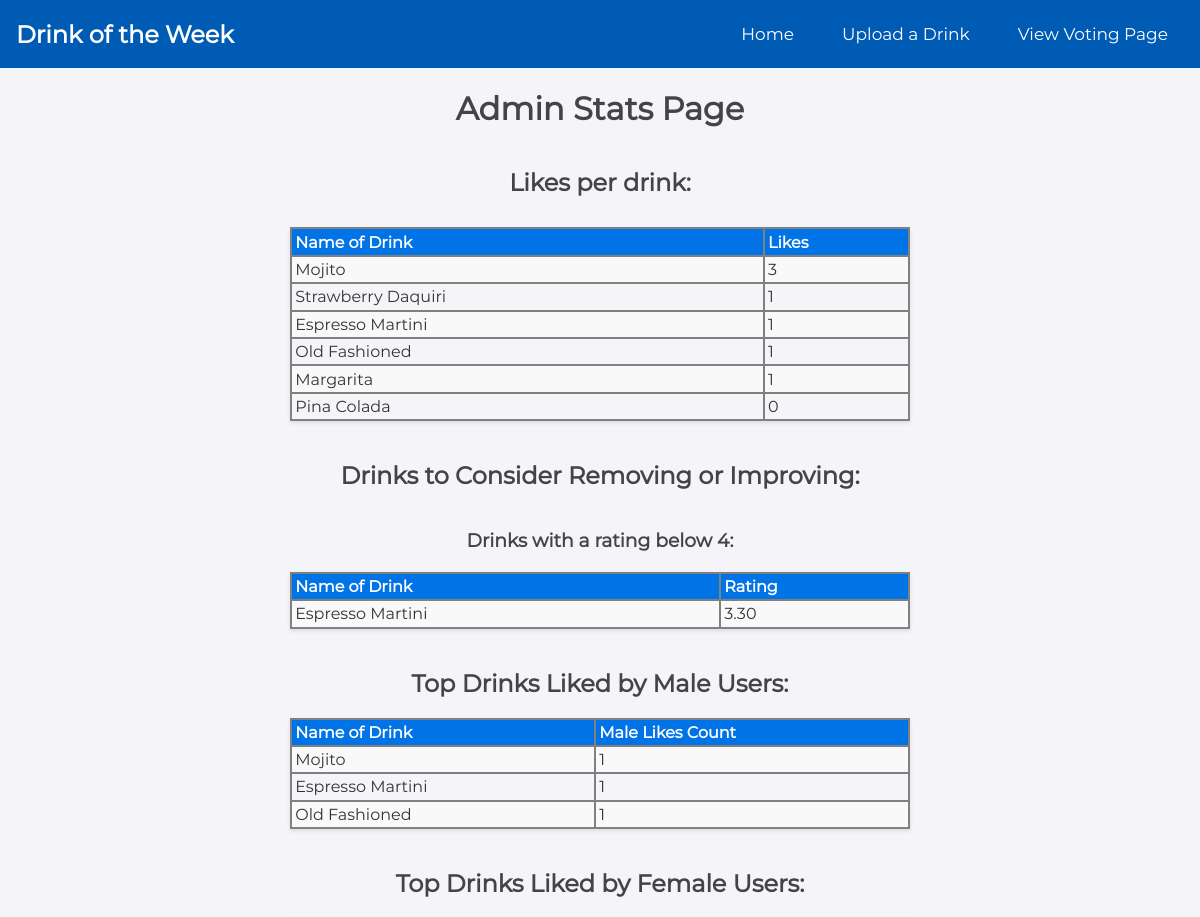
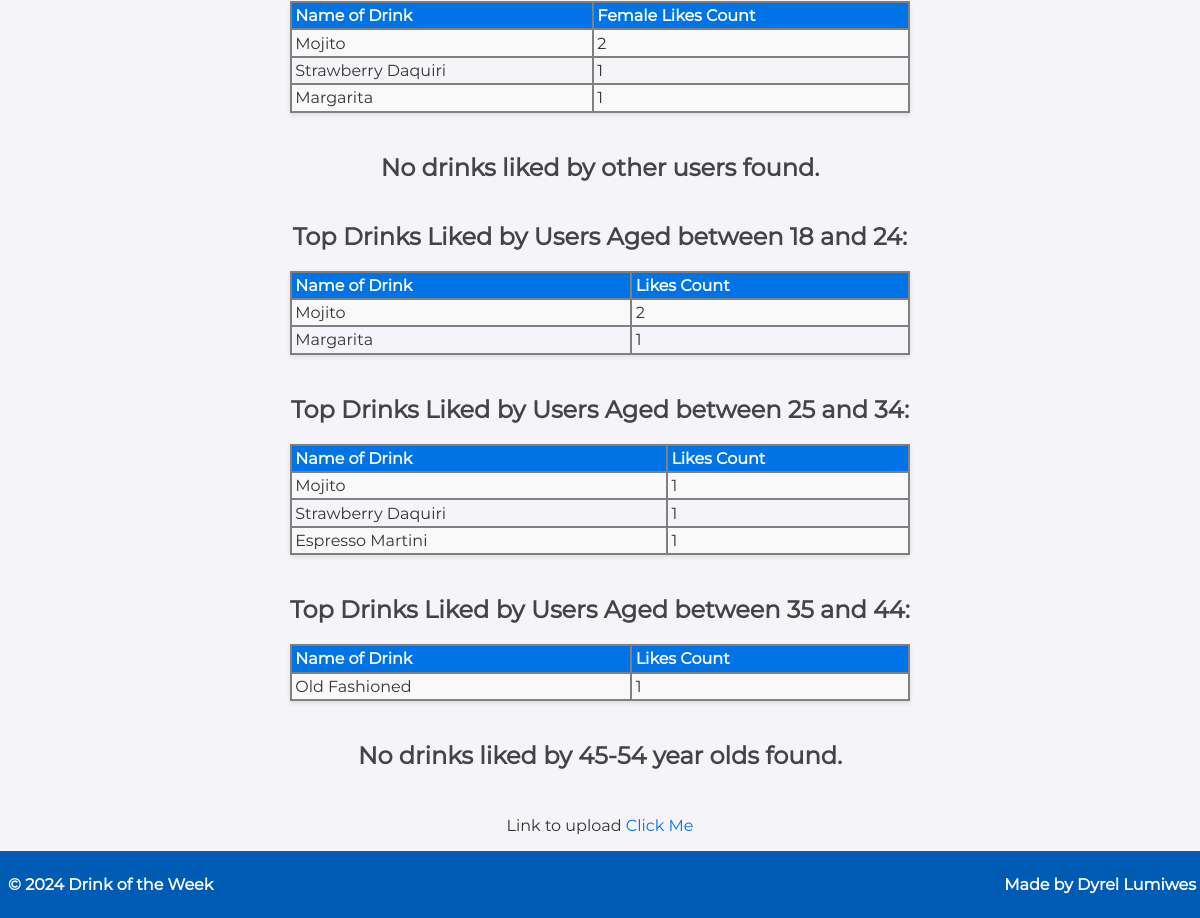
The page /admin/admin-page.php on the database its author committed (2 pictures, top to bottom).
### tables this page shows
create table Drinks (
    id int primary key auto_increment,
    name_of_drink varchar(255) NOT NULL,
    descripton varchar(255),
    price decimal(10,2),
    rating decimal(10,2),
    likes int default 0
);

### www/admin/admin-page.php (the view, shortened to what this page needs)
<!DOCTYPE HTML PUBLIC "-//IETF//DTD HTML//EN">
<html>
<head>
</head>
<body>
    <div class="container">
        <nav class="navbar">
            <div class="navbar-logo">Drink of the Week</div>
            <ul class="navbar-links">
                <li><a href="admin-page.php">Home</a></li>
                <li><a href="upload-page.php">Upload a Drink</a></li>
                <li><a href="admin-view-voting-page-preview.php">View Voting Page</a></li>
            </ul>
        </nav>
        <h1>Admin Stats Page </h1>
        <h2>Likes per drink:</h2>
        <div class="grid-container">
            <table border="1">
                <tr>
                    <th>Name of Drink</th>
                    <th>      Likes     </th>
                </tr>
                <?php
                $db_host   = '192.168.2.12';
                $db_name   = 'drinksDB';
                $db_user   = 'admin_account';
                $db_passwd = 'strong_admin_password';
                $pdo_dsn = "mysql:host=$db_host;dbname=$db_name";
                try {
                    $pdo = new PDO($pdo_dsn, $db_user, $db_passwd);
                    $pdo->setAttribute(PDO::ATTR_ERRMODE, PDO::ERRMODE_EXCEPTION);
                    $sql = "SELECT name_of_drink, likes FROM Drinks ORDER BY likes DESC";
                    $stmt = $pdo->query($sql);
                    if ($stmt->rowCount() > 0) {
                        while ($row = $stmt->fetch()) {
                            echo "<tr>";
                            echo "<td>" . htmlspecialchars($row["name_of_drink"]) . "</td>";
                            echo "<td>" . htmlspecialchars($row["likes"]) . "</td>";
                            echo "</tr>\n";
                        }
                    } else {
                        echo "<tr><td colspan='2'>No drinks found.</td></tr>";
                    }
                    echo "</table>";
                    $threshold = 4.0;
                    $sql = "SELECT name_of_drink, rating FROM Drinks WHERE rating < :threshold";
                    $stmt = $pdo->prepare($sql);
                    $stmt->execute([':threshold' => $threshold]);
                    if ($stmt->rowCount() > 0) {
                        echo "<h2>Drinks to Consider Removing or Improving:</h2>";
                        echo "<h3>Drinks with a rating below $threshold:</h3>";
                        echo "<table border='1'><tr><th>Name of Drink</th><th>Rating</th></tr>";
                        while ($row = $stmt->fetch()) {
                            echo "<tr>";
                            echo "<td>" . htmlspecialchars($row["name_of_drink"]) . "</td>";
                            echo "<td>" . htmlspecialchars($row["rating"]) . "</td>";
                            echo "</tr>\n";
                        }
                        echo "</table>";
                    } else {
                        echo "<h2>All drinks have a rating above the threshold.</h2>";
                    }
                    $sql = "SELECT d.name_of_drink, COUNT(ul.user_id) AS male_likes_count
            FROM Drinks d
            JOIN UserLikes ul ON d.id = ul.drink_id
            JOin Users u ON ul.user_id = u.id
            WHERE u.gender = 'male'
            GROUP BY d.name_of_drink
            ORDER BY male_likes_count DESC";
                    $stmt = $pdo->query($sql);
                    if ($stmt->rowCount() > 0) {
                        echo "<h2>Top Drinks Liked by Male Users:</h2>";
                        echo "<table border='1'><tr><th>Name of Drink</th><th>Male Likes Count</th></tr>";
                        while ($row = $stmt->fetch()) {
                            echo "<tr>";
                            echo "<td>" . htmlspecialchars($row["name_of_drink"]) . "</td>";
                            echo "<td>" . htmlspecialchars($row["male_likes_count"]) . "</td>";
                            echo "</tr>\n";
                        }
                        echo "</table>";
                    } else {
                        echo "<h2>No drinks liked by male users found.</h2>";
                    }
                    $sql = "SELECT d.name_of_drink, COUNT(ul.user_id) AS female_likes_count
            FROM Drinks d
            JOIN UserLikes ul ON d.id = ul.drink_id
            JOin Users u ON ul.user_id = u.id
            WHERE u.gender = 'female'
            GROUP BY d.name_of_drink
            ORDER BY female_likes_count DESC";
                    $stmt = $pdo->query($sql);
                    if ($stmt->rowCount() > 0) {
                        echo "<h2>Top Drinks Liked by Female Users:</h2>";
                        echo "<table border='1'><tr><th>Name of Drink</th><th>Female Likes Count</th></tr>";
                        while ($row = $stmt->fetch()) {
                            echo "<tr>";
                            echo "<td>" . htmlspecialchars($row["name_of_drink"]) . "</td>";
                            echo "<td>" . htmlspecialchars($row["female_likes_count"]) . "</td>";
                            echo "</tr>\n";
                        }
                        echo "</table>";
                    } else {
                        echo "<h2>No drinks liked by female users found.</h2>";
                    }
                    $sql = "SELECT d.name_of_drink, COUNT(ul.user_id) AS other_likes_count
            FROM Drinks d
            JOIN UserLikes ul ON d.id = ul.drink_id
            JOin Users u ON ul.user_id = u.id
            WHERE u.gender = 'other'
            GROUP BY d.name_of_drink
            ORDER BY other_likes_count DESC";
                    $stmt = $pdo->query($sql);
                    if ($stmt->rowCount() > 0) {
                        echo "<h2>Top Drinks Liked by Other Users:</h2>";
                        echo "<table border='1'><tr><th>Name of Drink</th><th>Other Likes Count</th></tr>";
                        while ($row = $stmt->fetch()) {
                            echo "<tr>";
                            echo "<td>" . htmlspecialchars($row["name_of_drink"]) . "</td>";
                            echo "<td>" . htmlspecialchars($row["other_likes_count"]) . "</td>";
                            echo "</tr>\n";
                        }
                        echo "</table>";
                    } else {
                        echo "<h2>No drinks liked by other users found.</h2>";
                    }
                    $sql = "SELECT d.name_of_drink, COUNT(ul.user_id) AS 18_24_likes_count
                FROM Drinks d
                JOIN UserLikes ul ON d.id = ul.drink_id
                JOin Users u ON ul.user_id = u.id
                WHERE u.age BETWEEN 18 AND 24
                GROUP BY d.name_of_drink
                ORDER BY 18_24_likes_count DESC";
                    $stmt = $pdo->query($sql);
                    if ($stmt->rowCount() > 0) {
                        echo "<h2>Top Drinks Liked by Users Aged between 18 and 24:</h2>";
                        echo "<table border='1'><tr><th>Name of Drink</th><th>Likes Count</th></tr>";
                        while ($row = $stmt->fetch()) {
                            echo "<tr>";
                            echo "<td>" . htmlspecialchars($row["name_of_drink"]) . "</td>";
                            echo "<td>" . htmlspecialchars($row["18_24_likes_count"]) . "</td>";
                            echo "</tr>\n";
                        }
                        echo "</table>";
                    } else {
                        echo "<h2>No drinks liked by 18-24 year olds found.</h2>";
                    }
                    $sql = "SELECT d.name_of_drink, COUNT(ul.user_id) AS 25_34_likes_count
                FROM Drinks d
                JOIN UserLikes ul ON d.id = ul.drink_id
                JOin Users u ON ul.user_id = u.id
                WHERE u.age BETWEEN 25 AND 34
                GROUP BY d.name_of_drink
                ORDER BY 25_34_likes_count DESC";
                    $stmt = $pdo->query($sql);
                    if ($stmt->rowCount() > 0) {
                        echo "<h2>Top Drinks Liked by Users Aged between 25 and 34:</h2>";
                        echo "<table border='1'><tr><th>Name of Drink</th><th>Likes Count</th></tr>";
                        while ($row = $stmt->fetch()) {
                            echo "<tr>";
                            echo "<td>" . htmlspecialchars($row["name_of_drink"]) . "</td>";
                            echo "<td>" . htmlspecialchars($row["25_34_likes_count"]) . "</td>";
                            echo "</tr>\n";
                        }
                        echo "</table>";
                    } else {
                        echo "<h2>No drinks liked by 25-34 year olds found.</h2>";
                    }
                    $sql = "SELECT d.name_of_drink, COUNT(ul.user_id) AS 35_44_likes_count
                FROM Drinks d
                JOIN UserLikes ul ON d.id = ul.drink_id
                JOin Users u ON ul.user_id = u.id
                WHERE u.age BETWEEN 35 AND 44
                GROUP BY d.name_of_drink
                ORDER BY 35_44_likes_count DESC";
                    $stmt = $pdo->query($sql);
                    if ($stmt->rowCount() > 0) {
                        echo "<h2>Top Drinks Liked by Users Aged between 35 and 44:</h2>";
                        echo "<table border='1'><tr><th>Name of Drink</th><th>Likes Count</th></tr>";
                        while ($row = $stmt->fetch()) {
                            echo "<tr>";
                            echo "<td>" . htmlspecialchars($row["name_of_drink"]) . "</td>";
                            echo "<td>" . htmlspecialchars($row["35_44_likes_count"]) . "</td>";
                            echo "</tr>\n";
                        }
                        echo "</table>";
                    } else {
                        echo "<h2>No drinks liked by 35-44 year olds found.</h2>";
                    }
                    $sql = "SELECT d.name_of_drink, COUNT(ul.user_id) AS 45_54_likes_count
                    FROM Drinks d
                    JOIN UserLikes ul ON d.id = ul.drink_id
                    JOin Users u ON ul.user_id = u.id
                    WHERE u.age BETWEEN 45 AND 54
                    GROUP BY d.name_of_drink
                    ORDER BY 45_54_likes_count DESC";
                    $stmt = $pdo->query($sql);
                    if ($stmt->rowCount() > 0) {
                        echo "<h2>Top Drinks Liked by Users Aged between 45 and 54:</h2>";
                        echo "<table border='1'><tr><th>Name of Drink</th><th>Likes Count</th></tr>";
                        while ($row = $stmt->fetch()) {
                            echo "<tr>";
                            echo "<td>" . htmlspecialchars($row["name_of_drink"]) . "</td>";
                            echo "<td>" . htmlspecialchars($row["45_54_likes_count"]) . "</td>";
                            echo "</tr>\n";
                        }
                        echo "</table>";
                    } else {
                        echo "<h2>No drinks liked by 45-54 year olds found.</h2>";
                    }
                } catch (PDOException $e) {
                    echo "<p>Database error: " . htmlspecialchars($e->getMessage()) . "</p>";
                }
                ?>
        </div>
        <div>
            <p> Link to upload <a href="upload-page.php"> Click Me </a></p>
        </div>
        <div class="footer">
            <p> &copy; 2024 Drink of the Week </p>
            <p> Made by Dyrel Lumiwes </p>
        </div>
    </div>
</body>
</html>

### rows shown on the page
drinks: name_of_drink "Mojito", likes "3"
drinks: name_of_drink "Strawberry Daquiri", likes "1"
drinks: name_of_drink "Espresso Martini", likes "1", rating "3.30"
drinks: name_of_drink "Old Fashioned", likes "1"
drinks: name_of_drink "Margarita", likes "1"
drinks: name_of_drink "Pina Colada", likes "0"

### other values the page prints
$threshold "4"
$row["name_of_drink"] "Mojito"
$row["male_likes_count"] "1"
$row["name_of_drink"] "Espresso Martini"
$row["name_of_drink"] "Old Fashioned"
$row["female_likes_count"] "2"
$row["name_of_drink"] "Strawberry Daquiri"
$row["female_likes_count"] "1"
$row["name_of_drink"] "Margarita"
$row["18_24_likes_count"] "2"
$row["18_24_likes_count"] "1"
$row["25_34_likes_count"] "1"
$row["35_44_likes_count"] "1"
